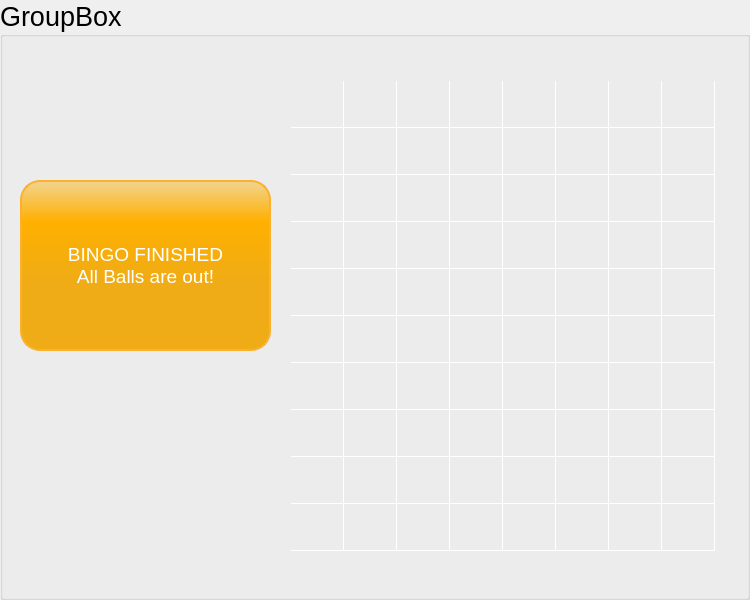
   <widget class="QGroupBox" name="groupBoxBingoGame_75">
    <property name="geometry">
     <rect>
      <x>0</x>
      <y>-40</y>
      <width>750</width>
      <height>600</height>
     </rect>
    </property>
    <property name="font">
     <font>
      <pointsize>20</pointsize>
     </font>
    </property>
    <property name="title">
     <string>GroupBox</string>
    </property>
    <widget class="QPushButton" name="pushButtonPickBall_75">
     <property name="geometry">
      <rect>
       <x>60</x>
       <y>230</y>
       <width>171</width>
       <height>91</height>
      </rect>
     </property>
     <property name="palette">
      <palette>
       <active>
        <colorrole role="Button">
         <brush brushstyle="LinearGradientPattern">
          <gradient startx="0.000000000000000" starty="0.000000000000000" endx="0.000000000000000" endy="0.600000000000000" type="LinearGradient" spread="PadSpread" coordinatemode="ObjectBoundingMode">
           <gradientstop position="0.000000000000000">
            <color alpha="255">
             <red>242</red>
             <green>212</green>
             <blue>144</blue>
            </color>
           </gradientstop>
           <gradientstop position="0.400000000000000">
            <color alpha="255">
             <red>255</red>
             <green>176</green>
             <blue>0</blue>
            </color>
           </gradientstop>
           <gradientstop position="1.000000000000000">
            <color alpha="255">
             <red>239</red>
             <green>172</green>
             <blue>22</blue>
            </color>
           </gradientstop>
          </gradient>
         </brush>
        </colorrole>
        <colorrole role="ButtonText">
         <brush brushstyle="SolidPattern">
          <color alpha="255">
           <red>255</red>
           <green>255</green>
           <blue>255</blue>
          </color>
         </brush>
        </colorrole>
        <colorrole role="Base">
         <brush brushstyle="LinearGradientPattern">
          <gradient startx="0.000000000000000" starty="0.000000000000000" endx="0.000000000000000" endy="0.600000000000000" type="LinearGradient" spread="PadSpread" coordinatemode="ObjectBoundingMode">
           <gradientstop position="0.000000000000000">
            <color alpha="255">
             <red>242</red>
             <green>212</green>
             <blue>144</blue>
            </color>
           </gradientstop>
           <gradientstop position="0.400000000000000">
            <color alpha="255">
             <red>255</red>
             <green>176</green>
             <blue>0</blue>
            </color>
           </gradientstop>
           <gradientstop position="1.000000000000000">
            <color alpha="255">
             <red>239</red>
             <green>172</green>
             <blue>22</blue>
            </color>
           </gradientstop>
          </gradient>
         </brush>
        </colorrole>
        <colorrole role="Window">
         <brush brushstyle="LinearGradientPattern">
          <gradient startx="0.000000000000000" starty="0.000000000000000" endx="0.000000000000000" endy="0.600000000000000" type="LinearGradient" spread="PadSpread" coordinatemode="ObjectBoundingMode">
           <gradientstop position="0.000000000000000">
            <color alpha="255">
             <red>242</red>
             <green>212</green>
             <blue>144</blue>
            </color>
           </gradientstop>
           <gradientstop position="0.400000000000000">
            <color alpha="255">
             <red>255</red>
             <green>176</green>
             <blue>0</blue>
            </color>
           </gradientstop>
           <gradientstop position="1.000000000000000">
            <color alpha="255">
             <red>239</red>
             <green>172</green>
             <blue>22</blue>
            </color>
           </gradientstop>
          </gradient>
         </brush>
        </colorrole>
       </active>
       <inactive>
        <colorrole role="Button">
         <brush brushstyle="LinearGradientPattern">
          <gradient startx="0.000000000000000" starty="0.000000000000000" endx="0.000000000000000" endy="0.600000000000000" type="LinearGradient" spread="PadSpread" coordinatemode="ObjectBoundingMode">
           <gradientstop position="0.000000000000000">
            <color alpha="255">
             <red>242</red>
             <green>212</green>
             <blue>144</blue>
            </color>
           </gradientstop>
           <gradientstop position="0.400000000000000">
            <color alpha="255">
             <red>255</red>
             <green>176</green>
             <blue>0</blue>
            </color>
           </gradientstop>
           <gradientstop position="1.000000000000000">
            <color alpha="255">
             <red>239</red>
             <green>172</green>
             <blue>22</blue>
            </color>
           </gradientstop>
          </gradient>
         </brush>
        </colorrole>
        <colorrole role="ButtonText">
         <brush brushstyle="SolidPattern">
          <color alpha="255">
           <red>255</red>
           <green>255</green>
           <blue>255</blue>
          </color>
         </brush>
        </colorrole>
        <colorrole role="Base">
         <brush brushstyle="LinearGradientPattern">
          <gradient startx="0.000000000000000" starty="0.000000000000000" endx="0.000000000000000" endy="0.600000000000000" type="LinearGradient" spread="PadSpread" coordinatemode="ObjectBoundingMode">
           <gradientstop position="0.000000000000000">
            <color alpha="255">
             <red>242</red>
             <green>212</green>
             <blue>144</blue>
            </color>
           </gradientstop>
           <gradientstop position="0.400000000000000">
            <color alpha="255">
             <red>255</red>
             <green>176</green>
             <blue>0</blue>
            </color>
           </gradientstop>
           <gradientstop position="1.000000000000000">
            <color alpha="255">
             <red>239</red>
             <green>172</green>
             <blue>22</blue>
            </color>
           </gradientstop>
          </gradient>
         </brush>
        </colorrole>
        <colorrole role="Window">
         <brush brushstyle="LinearGradientPattern">
          <gradient startx="0.000000000000000" starty="0.000000000000000" endx="0.000000000000000" endy="0.600000000000000" type="LinearGradient" spread="PadSpread" coordinatemode="ObjectBoundingMode">
           <gradientstop position="0.000000000000000">
            <color alpha="255">
             <red>242</red>
             <green>212</green>
             <blue>144</blue>
            </color>
           </gradientstop>
           <gradientstop position="0.400000000000000">
            <color alpha="255">
             <red>255</red>
             <green>176</green>
             <blue>0</blue>
            </color>
           </gradientstop>
           <gradientstop position="1.000000000000000">
            <color alpha="255">
             <red>239</red>
             <green>172</green>
             <blue>22</blue>
            </color>
           </gradientstop>
          </gradient>
         </brush>
        </colorrole>
       </inactive>
       <disabled>
        <colorrole role="Button">
         <brush brushstyle="LinearGradientPattern">
          <gradient startx="0.000000000000000" starty="0.000000000000000" endx="0.000000000000000" endy="0.600000000000000" type="LinearGradient" spread="PadSpread" coordinatemode="ObjectBoundingMode">
           <gradientstop position="0.000000000000000">
            <color alpha="255">
             <red>242</red>
             <green>212</green>
             <blue>144</blue>
            </color>
           </gradientstop>
           <gradientstop position="0.400000000000000">
            <color alpha="255">
             <red>255</red>
             <green>176</green>
             <blue>0</blue>
            </color>
           </gradientstop>
           <gradientstop position="1.000000000000000">
            <color alpha="255">
             <red>239</red>
             <green>172</green>
             <blue>22</blue>
            </color>
           </gradientstop>
          </gradient>
         </brush>
        </colorrole>
        <colorrole role="ButtonText">
         <brush brushstyle="SolidPattern">
          <color alpha="255">
           <red>190</red>
           <green>190</green>
           <blue>190</blue>
          </color>
         </brush>
        </colorrole>
        <colorrole role="Base">
         <brush brushstyle="LinearGradientPattern">
          <gradient startx="0.000000000000000" starty="0.000000000000000" endx="0.000000000000000" endy="0.600000000000000" type="LinearGradient" spread="PadSpread" coordinatemode="ObjectBoundingMode">
           <gradientstop position="0.000000000000000">
            <color alpha="255">
             <red>242</red>
             <green>212</green>
             <blue>144</blue>
            </color>
           </gradientstop>
           <gradientstop position="0.400000000000000">
            <color alpha="255">
             <red>255</red>
             <green>176</green>
             <blue>0</blue>
            </color>
           </gradientstop>
           <gradientstop position="1.000000000000000">
            <color alpha="255">
             <red>239</red>
             <green>172</green>
             <blue>22</blue>
            </color>
           </gradientstop>
          </gradient>
         </brush>
        </colorrole>
        <colorrole role="Window">
         <brush brushstyle="LinearGradientPattern">
          <gradient startx="0.000000000000000" starty="0.000000000000000" endx="0.000000000000000" endy="0.600000000000000" type="LinearGradient" spread="PadSpread" coordinatemode="ObjectBoundingMode">
           <gradientstop position="0.000000000000000">
            <color alpha="255">
             <red>242</red>
             <green>212</green>
             <blue>144</blue>
            </color>
           </gradientstop>
           <gradientstop position="0.400000000000000">
            <color alpha="255">
             <red>255</red>
             <green>176</green>
             <blue>0</blue>
            </color>
           </gradientstop>
           <gradientstop position="1.000000000000000">
            <color alpha="255">
             <red>239</red>
             <green>172</green>
             <blue>22</blue>
            </color>
           </gradientstop>
          </gradient>
         </brush>
        </colorrole>
       </disabled>
      </palette>
     </property>
     <property name="font">
      <font>
       <pointsize>14</pointsize>
      </font>
     </property>
     <property name="styleSheet">
      <string notr="true">border: 2px solid #fbb02e;
border-radius: 20px;
background-color: qlineargradient(x1: 0, y1: 0, x2: 0, y2: 0.6, stop: 0 #f2d490, stop: 0.4 #ffb000 stop: 1 #efac16);
min-width: 80px;</string>
     </property>
     <property name="text">
      <string>PICK 
A BALL</string>
     </property>
     <property name="autoExclusive">
      <bool>true</bool>
     </property>
    </widget>
    <widget class="QTableWidget" name="tableWidget_Bingo75">
     <property name="enabled">
      <bool>true</bool>
     </property>
     <property name="geometry">
      <rect>
       <x>290</x>
       <y>80</y>
       <width>431</width>
       <height>481</height>
      </rect>
     </property>
     <property name="palette">
      <palette>
       <active>
        <colorrole role="Button">
         <brush brushstyle="SolidPattern">
          <color alpha="0">
           <red>0</red>
           <green>0</green>
           <blue>0</blue>
          </color>
         </brush>
        </colorrole>
        <colorrole role="Text">
         <brush brushstyle="SolidPattern">
          <color alpha="255">
           <red>255</red>
           <green>255</green>
           <blue>255</blue>
          </color>
         </brush>
        </colorrole>
        <colorrole role="Base">
         <brush brushstyle="NoBrush">
          <color alpha="255">
           <red>0</red>
           <green>0</green>
           <blue>0</blue>
          </color>
         </brush>
        </colorrole>
        <colorrole role="Window">
         <brush brushstyle="SolidPattern">
          <color alpha="0">
           <red>0</red>
           <green>0</green>
           <blue>0</blue>
          </color>
         </brush>
        </colorrole>
       </active>
       <inactive>
        <colorrole role="Button">
         <brush brushstyle="SolidPattern">
          <color alpha="0">
           <red>0</red>
           <green>0</green>
           <blue>0</blue>
          </color>
         </brush>
        </colorrole>
        <colorrole role="Text">
         <brush brushstyle="SolidPattern">
          <color alpha="255">
           <red>255</red>
           <green>255</green>
           <blue>255</blue>
          </color>
         </brush>
        </colorrole>
        <colorrole role="Base">
         <brush brushstyle="NoBrush">
          <color alpha="255">
           <red>0</red>
           <green>0</green>
           <blue>0</blue>
          </color>
         </brush>
        </colorrole>
        <colorrole role="Window">
         <brush brushstyle="SolidPattern">
          <color alpha="0">
           <red>0</red>
           <green>0</green>
           <blue>0</blue>
          </color>
         </brush>
        </colorrole>
       </inactive>
       <disabled>
        <colorrole role="Button">
         <brush brushstyle="SolidPattern">
          <color alpha="0">
           <red>0</red>
           <green>0</green>
           <blue>0</blue>
          </color>
         </brush>
        </colorrole>
        <colorrole role="Text">
         <brush brushstyle="SolidPattern">
          <color alpha="255">
           <red>190</red>
           <green>190</green>
           <blue>190</blue>
          </color>
         </brush>
        </colorrole>
        <colorrole role="Base">
         <brush brushstyle="NoBrush">
          <color alpha="255">
           <red>0</red>
           <green>0</green>
           <blue>0</blue>
          </color>
         </brush>
        </colorrole>
        <colorrole role="Window">
         <brush brushstyle="SolidPattern">
          <color alpha="0">
           <red>0</red>
           <green>0</green>
           <blue>0</blue>
          </color>
         </brush>
        </colorrole>
       </disabled>
      </palette>
     </property>
     <property name="font">
      <font>
       <pointsize>26</pointsize>
      </font>
     </property>
     <property name="styleSheet">
      <string notr="true">background-color: rgba(0,0,0,0%);
gridline-color: #ffffff;
</string>
     </property>
     <property name="lineWidth">
      <number>1</number>
     </property>
     <property name="rowCount">
      <number>10</number>
     </property>
     <property name="columnCount">
      <number>8</number>
     </property>
     <attribute name="horizontalHeaderVisible">
      <bool>false</bool>
     </attribute>
     <attribute name="horizontalHeaderDefaultSectionSize">
      <number>53</number>
     </attribute>
     <attribute name="verticalHeaderVisible">
      <bool>false</bool>
     </attribute>
     <attribute name="verticalHeaderDefaultSectionSize">
      <number>47</number>
     </attribute>
     <row/>
     <row/>
     <row/>
     <row/>
     <row/>
     <row/>
     <row/>
     <row/>
     <row/>
     <row/>
     <column/>
     <column/>
     <column/>
     <column/>
     <column/>
     <column/>
     <column/>
     <column/>
    </widget>
    <widget class="QPushButton" name="pushButtonPickBall_Finished75">
     <property name="geometry">
      <rect>
       <x>20</x>
       <y>180</y>
       <width>251</width>
       <height>171</height>
      </rect>
     </property>
     <property name="palette">
      <palette>
       <active>
        <colorrole role="Button">
         <brush brushstyle="LinearGradientPattern">
          <gradient startx="0.000000000000000" starty="0.000000000000000" endx="0.000000000000000" endy="0.600000000000000" type="LinearGradient" spread="PadSpread" coordinatemode="ObjectBoundingMode">
           <gradientstop position="0.000000000000000">
            <color alpha="255">
             <red>242</red>
             <green>212</green>
             <blue>144</blue>
            </color>
           </gradientstop>
           <gradientstop position="0.400000000000000">
            <color alpha="255">
             <red>255</red>
             <green>176</green>
             <blue>0</blue>
            </color>
           </gradientstop>
           <gradientstop position="1.000000000000000">
            <color alpha="255">
             <red>239</red>
             <green>172</green>
             <blue>22</blue>
            </color>
           </gradientstop>
          </gradient>
         </brush>
        </colorrole>
        <colorrole role="ButtonText">
         <brush brushstyle="SolidPattern">
          <color alpha="255">
           <red>255</red>
           <green>255</green>
           <blue>255</blue>
          </color>
         </brush>
        </colorrole>
        <colorrole role="Base">
         <brush brushstyle="LinearGradientPattern">
          <gradient startx="0.000000000000000" starty="0.000000000000000" endx="0.000000000000000" endy="0.600000000000000" type="LinearGradient" spread="PadSpread" coordinatemode="ObjectBoundingMode">
           <gradientstop position="0.000000000000000">
            <color alpha="255">
             <red>242</red>
             <green>212</green>
             <blue>144</blue>
            </color>
           </gradientstop>
           <gradientstop position="0.400000000000000">
            <color alpha="255">
             <red>255</red>
             <green>176</green>
             <blue>0</blue>
            </color>
           </gradientstop>
           <gradientstop position="1.000000000000000">
            <color alpha="255">
             <red>239</red>
             <green>172</green>
             <blue>22</blue>
            </color>
           </gradientstop>
          </gradient>
         </brush>
        </colorrole>
        <colorrole role="Window">
         <brush brushstyle="LinearGradientPattern">
          <gradient startx="0.000000000000000" starty="0.000000000000000" endx="0.000000000000000" endy="0.600000000000000" type="LinearGradient" spread="PadSpread" coordinatemode="ObjectBoundingMode">
           <gradientstop position="0.000000000000000">
            <color alpha="255">
             <red>242</red>
             <green>212</green>
             <blue>144</blue>
            </color>
           </gradientstop>
           <gradientstop position="0.400000000000000">
            <color alpha="255">
             <red>255</red>
             <green>176</green>
             <blue>0</blue>
            </color>
           </gradientstop>
           <gradientstop position="1.000000000000000">
            <color alpha="255">
             <red>239</red>
             <green>172</green>
             <blue>22</blue>
            </color>
           </gradientstop>
          </gradient>
         </brush>
        </colorrole>
       </active>
       <inactive>
        <colorrole role="Button">
         <brush brushstyle="LinearGradientPattern">
          <gradient startx="0.000000000000000" starty="0.000000000000000" endx="0.000000000000000" endy="0.600000000000000" type="LinearGradient" spread="PadSpread" coordinatemode="ObjectBoundingMode">
           <gradientstop position="0.000000000000000">
            <color alpha="255">
             <red>242</red>
             <green>212</green>
             <blue>144</blue>
            </color>
           </gradientstop>
           <gradientstop position="0.400000000000000">
            <color alpha="255">
             <red>255</red>
             <green>176</green>
             <blue>0</blue>
            </color>
           </gradientstop>
           <gradientstop position="1.000000000000000">
            <color alpha="255">
             <red>239</red>
             <green>172</green>
             <blue>22</blue>
            </color>
           </gradientstop>
          </gradient>
         </brush>
        </colorrole>
        <colorrole role="ButtonText">
         <brush brushstyle="SolidPattern">
          <color alpha="255">
           <red>255</red>
           <green>255</green>
           <blue>255</blue>
          </color>
         </brush>
        </colorrole>
        <colorrole role="Base">
         <brush brushstyle="LinearGradientPattern">
          <gradient startx="0.000000000000000" starty="0.000000000000000" endx="0.000000000000000" endy="0.600000000000000" type="LinearGradient" spread="PadSpread" coordinatemode="ObjectBoundingMode">
           <gradientstop position="0.000000000000000">
            <color alpha="255">
             <red>242</red>
             <green>212</green>
             <blue>144</blue>
            </color>
           </gradientstop>
           <gradientstop position="0.400000000000000">
            <color alpha="255">
             <red>255</red>
             <green>176</green>
             <blue>0</blue>
            </color>
           </gradientstop>
           <gradientstop position="1.000000000000000">
            <color alpha="255">
             <red>239</red>
             <green>172</green>
             <blue>22</blue>
            </color>
           </gradientstop>
          </gradient>
         </brush>
        </colorrole>
        <colorrole role="Window">
         <brush brushstyle="LinearGradientPattern">
          <gradient startx="0.000000000000000" starty="0.000000000000000" endx="0.000000000000000" endy="0.600000000000000" type="LinearGradient" spread="PadSpread" coordinatemode="ObjectBoundingMode">
           <gradientstop position="0.000000000000000">
            <color alpha="255">
             <red>242</red>
             <green>212</green>
             <blue>144</blue>
            </color>
           </gradientstop>
           <gradientstop position="0.400000000000000">
            <color alpha="255">
             <red>255</red>
             <green>176</green>
             <blue>0</blue>
            </color>
           </gradientstop>
           <gradientstop position="1.000000000000000">
            <color alpha="255">
             <red>239</red>
             <green>172</green>
             <blue>22</blue>
            </color>
           </gradientstop>
          </gradient>
         </brush>
        </colorrole>
       </inactive>
       <disabled>
        <colorrole role="Button">
         <brush brushstyle="LinearGradientPattern">
          <gradient startx="0.000000000000000" starty="0.000000000000000" endx="0.000000000000000" endy="0.600000000000000" type="LinearGradient" spread="PadSpread" coordinatemode="ObjectBoundingMode">
           <gradientstop position="0.000000000000000">
            <color alpha="255">
             <red>242</red>
             <green>212</green>
             <blue>144</blue>
            </color>
           </gradientstop>
           <gradientstop position="0.400000000000000">
            <color alpha="255">
             <red>255</red>
             <green>176</green>
             <blue>0</blue>
            </color>
           </gradientstop>
           <gradientstop position="1.000000000000000">
            <color alpha="255">
             <red>239</red>
             <green>172</green>
             <blue>22</blue>
            </color>
           </gradientstop>
          </gradient>
         </brush>
        </colorrole>
        <colorrole role="ButtonText">
         <brush brushstyle="SolidPattern">
          <color alpha="255">
           <red>190</red>
           <green>190</green>
           <blue>190</blue>
          </color>
         </brush>
        </colorrole>
        <colorrole role="Base">
         <brush brushstyle="LinearGradientPattern">
          <gradient startx="0.000000000000000" starty="0.000000000000000" endx="0.000000000000000" endy="0.600000000000000" type="LinearGradient" spread="PadSpread" coordinatemode="ObjectBoundingMode">
           <gradientstop position="0.000000000000000">
            <color alpha="255">
             <red>242</red>
             <green>212</green>
             <blue>144</blue>
            </color>
           </gradientstop>
           <gradientstop position="0.400000000000000">
            <color alpha="255">
             <red>255</red>
             <green>176</green>
             <blue>0</blue>
            </color>
           </gradientstop>
           <gradientstop position="1.000000000000000">
            <color alpha="255">
             <red>239</red>
             <green>172</green>
             <blue>22</blue>
            </color>
           </gradientstop>
          </gradient>
         </brush>
        </colorrole>
        <colorrole role="Window">
         <brush brushstyle="LinearGradientPattern">
          <gradient startx="0.000000000000000" starty="0.000000000000000" endx="0.000000000000000" endy="0.600000000000000" type="LinearGradient" spread="PadSpread" coordinatemode="ObjectBoundingMode">
           <gradientstop position="0.000000000000000">
            <color alpha="255">
             <red>242</red>
             <green>212</green>
             <blue>144</blue>
            </color>
           </gradientstop>
           <gradientstop position="0.400000000000000">
            <color alpha="255">
             <red>255</red>
             <green>176</green>
             <blue>0</blue>
            </color>
           </gradientstop>
           <gradientstop position="1.000000000000000">
            <color alpha="255">
             <red>239</red>
             <green>172</green>
             <blue>22</blue>
            </color>
           </gradientstop>
          </gradient>
         </brush>
        </colorrole>
       </disabled>
      </palette>
     </property>
     <property name="font">
      <font>
       <pointsize>14</pointsize>
      </font>
     </property>
     <property name="styleSheet">
      <string notr="true">border: 2px solid #fbb02e;
border-radius: 20px;
background-color: qlineargradient(x1: 0, y1: 0, x2: 0, y2: 0.6, stop: 0 #f2d490, stop: 0.4 #ffb000 stop: 1 #efac16);
min-width: 80px;</string>
     </property>
     <property name="text">
      <string>BINGO FINISHED
All Balls are out!</string>
     </property>
     <property name="autoExclusive">
      <bool>true</bool>
     </property>
    </widget>
   </widget>
